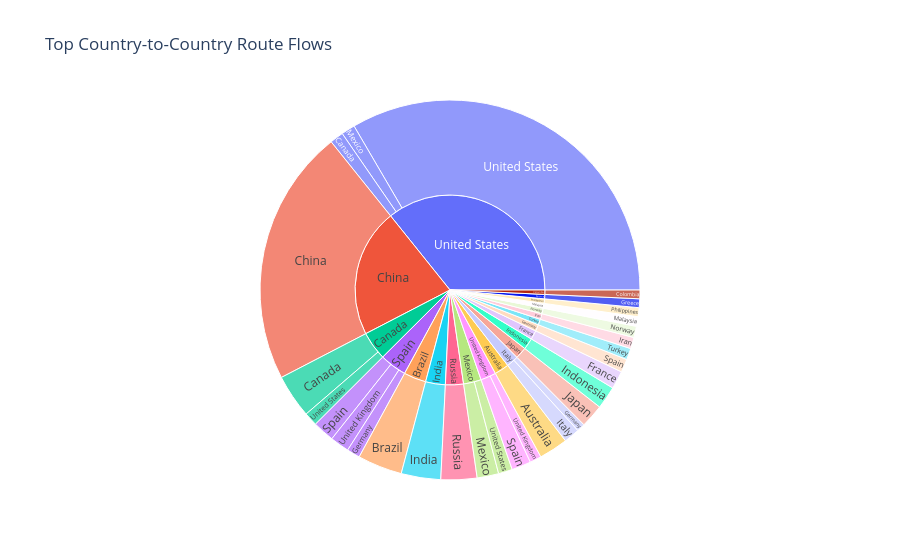

Here is the notebook cell this chart was saved with:
### Markdown cell above
The sunburst chart below visualizes the most active international flight corridors by grouping routes first by origin country and then by destination country. Larger segments indicate heavier route volume, helping identify the strongest country-to-country connections.

### Code cell
fig = px.sunburst(
    country_pairs,
    path=['source_country', 'destination_country'],
    values='route_count',
    title='Top Country-to-Country Route Flows'
)
fig.show()

### Figure 1 — Plotly figure (JSON) as saved in the notebook; plotly's stock layout.template omitted (floating-point values rounded to 4 significant figures)
{"data": [{"branchvalues": "total", "domain": {"x": [0, 1], "y": [0, 1]}, "hovertemplate": "labels=%{label}<br>route_count=%{value}<br>parent=%{parent}<br>id=%{id}<extra></extra>", "ids": ["United States/United States", "China/China", "Brazil/Brazil", "Canada/Canada", "India/India", "Russia/Russia", "Australia/Australia", "Japan/Japan", "Indonesia/Indonesia", "Spain/Spain", "Mexico/Mexico", "United Kingdom/Spain", "Spain/United Kingdom", "France/France", "Italy/Italy", "Mexico/United States", "United States/Mexico", "United States/Canada", "Canada/United States", "Germany/Spain", "Spain/Germany", "United Kingdom/United Kingdom", "Turkey/Turkey", "Iran/Iran", "Norway/Norway", "Malaysia/Malaysia", "Philippines/Philippines", "Greece/Greece", "Colombia/Colombia", "Italy/Germany", "United States", "China", "Brazil", "Canada", "India", "Russia", "Australia", "Japan", "Indonesia", "Spain", "Mexico", "United Kingdom", "France", "Italy", "Germany", "Turkey", "Iran", "Norway", "Malaysia", "Philippines", "Greece", "Colombia"], "labels": ["United States", "China", "Brazil", "Canada", "India", "Russia", "Australia", "Japan", "Indonesia", "Spain", "Mexico", "Spain", "United Kingdom", "France", "Italy", "United States", "Mexico", "Canada", "United States", "Spain", "Germany", "United Kingdom", "Turkey", "Iran", "Norway", "Malaysia", "Philippines", "Greece", "Colombia", "Germany", "United States", "China", "Brazil", "Canada", "India", "Russia", "Australia", "Japan", "Indonesia", "Spain", "Mexico", "United Kingdom", "France", "Italy", "Germany", "Turkey", "Iran", "Norway", "Malaysia", "Philippines", "Greece", "Colombia"], "name": "", "parents": ["United States", "China", "Brazil", "Canada", "India", "Russia", "Australia", "Japan", "Indonesia", "Spain", "Mexico", "United Kingdom", "Spain", "France", "Italy", "Mexico", "United States", "United States", "Canada", "Germany", "Spain", "United Kingdom", "Turkey", "Iran", "Norway", "Malaysia", "Philippines", "Greece", "Colombia", "Italy", "", "", "", "", "", "", "", "", "", "", "", "", "", "", "", "", "", "", "", "", "", ""], "type": "sunburst", "values": [10520.0, 6877.0, 1195.0, 1167.0, 1057.0, 964.0, 776.0, 623.0, 611.0, 579.0, 577.0, 518.0, 512.0, 483.0, 425.0, 373.0, 369.0, 364.0, 363.0, 354.0, 353.0, 309.0, 306.0, 304.0, 302.0, 256.0, 240.0, 235.0, 233.0, 221.0, 11250.0, 6877.0, 1195.0, 1530.0, 1057.0, 964.0, 776.0, 623.0, 611.0, 1444.0, 950.0, 827.0, 483.0, 646.0, 354.0, 306.0, 304.0, 302.0, 256.0, 240.0, 235.0, 233.0]}], "layout": {"legend": {"tracegroupgap": 0}, "title": {"text": "Top Country-to-Country Route Flows"}}}
